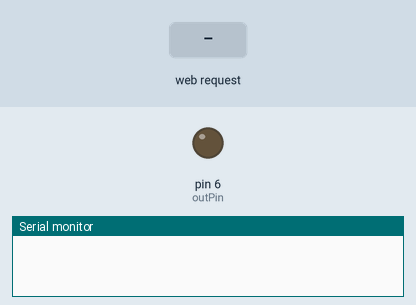
Simulated run of this sketch. Board: Arduino Uno, built for the host (arithmetic inside an expression is 32-bit, double 64-bit). Parts: output pins drawn as LEDs (lit = HIGH), the last lines printed to the serial monitor. Inputs (shaded band) come from the test bench.

Above: at 1.2 s.
1.3 s: HTTP request GET /?L=1 received
At 1.9 s:
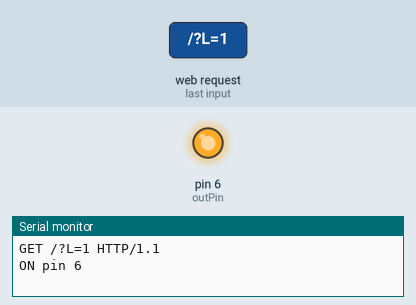
2.8 s: HTTP request GET /?L=0 received
At 3.1 s:
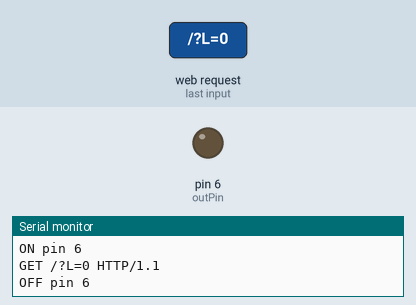
Timing chart, 0 to 5.8 s (numbered marks = the images above; inputs shaded):
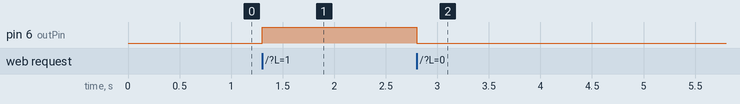

The sketch:

setLedfromWeb.ino
```cpp
#include <String.h>
#include <SPI.h>
#include <Ethernet.h>

/* ***
COMPILARE CON ARDUINO 1.0 o successive
controllare un attuatore via web
ARDUINO UNO
ETHERNET SHIELD
by GianniFavilli.it - www.giannifavilli.it
*** */

byte mac[] = { 0xDE, 0xAD, 0xBE, 0xEF, 0xFE, 0xED }; // mac address
byte ip[] = { 169,254,0,210 }; // ip arduino internet in
EthernetServer server(80); //server port

int outPin = 6; // pin attuatore
String readString; //string
boolean LEDON = false; // flag status attuatore

void setup(){
  Ethernet.begin(mac, ip);
  pinMode(outPin, OUTPUT);
  Serial.begin(9600);
}

void loop(){
  /*inizio client*/
  EthernetClient client = server.available();
  if (client) {
  boolean currentLineIsBlank = true;
  while (client.connected()) {
    if (client.available()) {
      char c = client.read();
      readString.concat(c); //store characters to string
      //if HTTP request has ended
      if (c == '\n' && currentLineIsBlank) {
        Serial.print(readString);
        if(readString.indexOf("L=1") > 0) {// lettura del valore se il LED si deve accendere
          // il led sarà acceso
          digitalWrite(outPin, HIGH); // accendo il led
          LEDON = true;
          Serial.print("ON pin ");
          Serial.println(outPin);
          }
        else if(readString.indexOf("L=0") > 0)
          {
          //il led sarà spento
          digitalWrite(outPin, LOW); //sengo il led
          LEDON = false;
          Serial.print("OFF pin ");
          Serial.println(outPin);
        }
        else {
          if(LEDON) digitalWrite(outPin, HIGH);
          else digitalWrite(outPin, LOW);
        }

        // COSTRUZIONE PAGINA HTML
        client.println("HTTP/1.1 200 OK.....");
        client.println("Content-Type: text/html");
        client.println();
        // inizializzo pagina (da togliere se uso ajax)
        client.print("<html><head><title>ARDUINO Controllo Led via WEB</title><meta http-equiv='Content-Type' content='text/html; charset=iso-8859-1' ></head><body>");
        //inizai il body
        client.println("<div style='width:360px; height:640px;'>"); //risoluzione per nokia 5800 640x360

        client.println("<h1>CONTROLLO ATTUATORI via internet</h1>");
        client.println("<hr />");
        client.print("<h1>PIN control n. ");
        client.print(outPin);
        client.println("</h1>");
        client.println("<br />");
        //scrivo il LED status
        client.print("<font size='5'>PIN status: ");
          if (LEDON) {
              client.println("<span style='color:green; font-weight:bold;'>ON</span></font>");
            }
            else
            {
              client.println("<span style='color:grey; font-weight:bold;'>OFF</span></font>");
          }
        client.print("<h2><a href='/?L=1'>ACCENDI</a> | <a href='/?L=0'>SPEGNI</a></h2>");

        // chiudo il div
        client.println("</div>");
        // chiudo pagina da togliere se uso ajax
        client.println("</body></html>");

        // pulisco la stringa per la successiva lettura
        readString="";
        //fermo il client
        delay(1000); //NECESSARIO PER CARICARE LA PAGINA AL CLIENT
        client.stop();

        } //if c == /n
    } // if client available
  } // while client connesso
} // FINE if client

} // fine loop
```

Measured:
- after the input at 1.3 s, pin 6 (outPin): LOW → HIGH at once
- after the input at 2.8 s, pin 6 (outPin): HIGH → LOW at once
